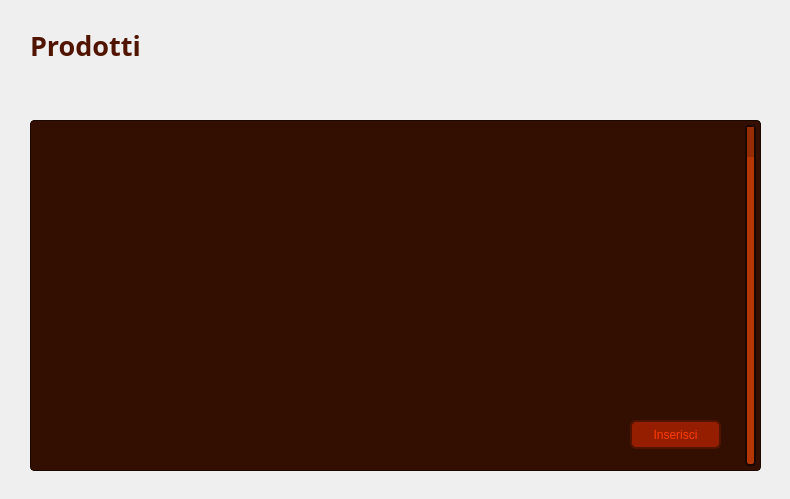
<?xml version="1.0" encoding="UTF-8"?>
<ui version="4.0">
 <class>VistaVisualizzaProdottiAmministratore</class>
 <widget class="QWidget" name="VistaVisualizzaProdottiAmministratore">
  <property name="geometry">
   <rect>
    <x>0</x>
    <y>0</y>
    <width>790</width>
    <height>499</height>
   </rect>
  </property>
  <property name="windowTitle">
   <string>Prodotti - CineMax</string>
  </property>
  <widget class="QLabel" name="Sfondo">
   <property name="geometry">
    <rect>
     <x>0</x>
     <y>90</y>
     <width>791</width>
     <height>411</height>
    </rect>
   </property>
   <property name="font">
    <font>
     <family>Segoe UI</family>
    </font>
   </property>
   <property name="styleSheet">
    <string notr="true">QLabel {
    background: qlineargradient(
        x1: 0, y1: 1,
        x2: 0, y2: 0,
        stop: 0 #320F00,
        stop: 1 #641E00
    );
}</string>
   </property>
   <property name="text">
    <string/>
   </property>
  </widget>
  <widget class="QLabel" name="labelTitolo">
   <property name="geometry">
    <rect>
     <x>30</x>
     <y>10</y>
     <width>201</width>
     <height>71</height>
    </rect>
   </property>
   <property name="font">
    <font>
     <family>Segoe UI Variable</family>
     <pointsize>20</pointsize>
     <bold>true</bold>
    </font>
   </property>
   <property name="styleSheet">
    <string notr="true">QLabel {
    color: #501400;
}</string>
   </property>
   <property name="text">
    <string>Prodotti</string>
   </property>
   <property name="alignment">
    <set>Qt::AlignmentFlag::AlignLeading|Qt::AlignmentFlag::AlignLeft|Qt::AlignmentFlag::AlignVCenter</set>
   </property>
  </widget>
  <widget class="QLabel" name="labelIndietroButtonAmministratore">
   <property name="geometry">
    <rect>
     <x>700</x>
     <y>10</y>
     <width>63</width>
     <height>61</height>
    </rect>
   </property>
   <property name="text">
    <string/>
   </property>
   <property name="pixmap">
    <pixmap>Immagini/IndietroButtonAmministratore.png</pixmap>
   </property>
   <property name="scaledContents">
    <bool>true</bool>
   </property>
  </widget>
  <widget class="QListView" name="listViewProdotti">
   <property name="geometry">
    <rect>
     <x>30</x>
     <y>120</y>
     <width>731</width>
     <height>351</height>
    </rect>
   </property>
   <property name="styleSheet">
    <string notr="true">QListView {
        background-color: #320F00;
    color: #962D00;
    border: 1px solid #190700;
    border-radius: 4px;
        font-size: 11px;
}

QListView::item:selected {
    background-color: #C83200;
    color: #FF3C00;
}

QListView::item:hover {
    background-color: #C83200;
}</string>
   </property>
  </widget>
  <widget class="QScrollBar" name="verticalScrollBarProdotti">
   <property name="geometry">
    <rect>
     <x>740</x>
     <y>120</y>
     <width>21</width>
     <height>351</height>
    </rect>
   </property>
   <property name="styleSheet">
    <string notr="true">QScrollBar:vertical {
        background: #B43700;
        border: 2px solid #190700;
    border-radius: 4px;
        width: 15px;
        margin: 5px;
}

QScrollBar::handle:vertical {
        background: #962D00;
        min-height: 20px;
    border-radius: 4px;
}

QScrollBar::handle:vertical:hover {
        background: #C83200;
}

QScrollBar::add-line:vertical, QScrollBar::sub-line:vertical {
        background: none;
        border: none;
            }</string>
   </property>
   <property name="orientation">
    <enum>Qt::Orientation::Vertical</enum>
   </property>
  </widget>
  <widget class="QLabel" name="labelBarra">
   <property name="geometry">
    <rect>
     <x>0</x>
     <y>0</y>
     <width>791</width>
     <height>91</height>
    </rect>
   </property>
   <property name="styleSheet">
    <string notr="true">QLabel {
    background: qlineargradient(
        x1: 0, y1: 1,
        x2: 0, y2: 0,
        stop: 0 #962D00,
        stop: 1 #B43700
    );
}</string>
   </property>
   <property name="text">
    <string/>
   </property>
  </widget>
  <widget class="QPushButton" name="pushButtonInserisci">
   <property name="geometry">
    <rect>
     <x>630</x>
     <y>420</y>
     <width>91</width>
     <height>29</height>
    </rect>
   </property>
   <property name="styleSheet">
    <string notr="true">QPushButton {
    background-color: #961E00;
    color: #FF3C00;
    border: 2px solid #501400;
    border-radius: 6px;
}

QPushButton:hover {
    background-color: #C83200;
}</string>
   </property>
   <property name="text">
    <string>Inserisci</string>
   </property>
  </widget>
  <zorder>labelBarra</zorder>
  <zorder>Sfondo</zorder>
  <zorder>labelTitolo</zorder>
  <zorder>labelIndietroButtonAmministratore</zorder>
  <zorder>listViewProdotti</zorder>
  <zorder>verticalScrollBarProdotti</zorder>
  <zorder>pushButtonInserisci</zorder>
 </widget>
 <resources/>
 <connections/>
</ui>
